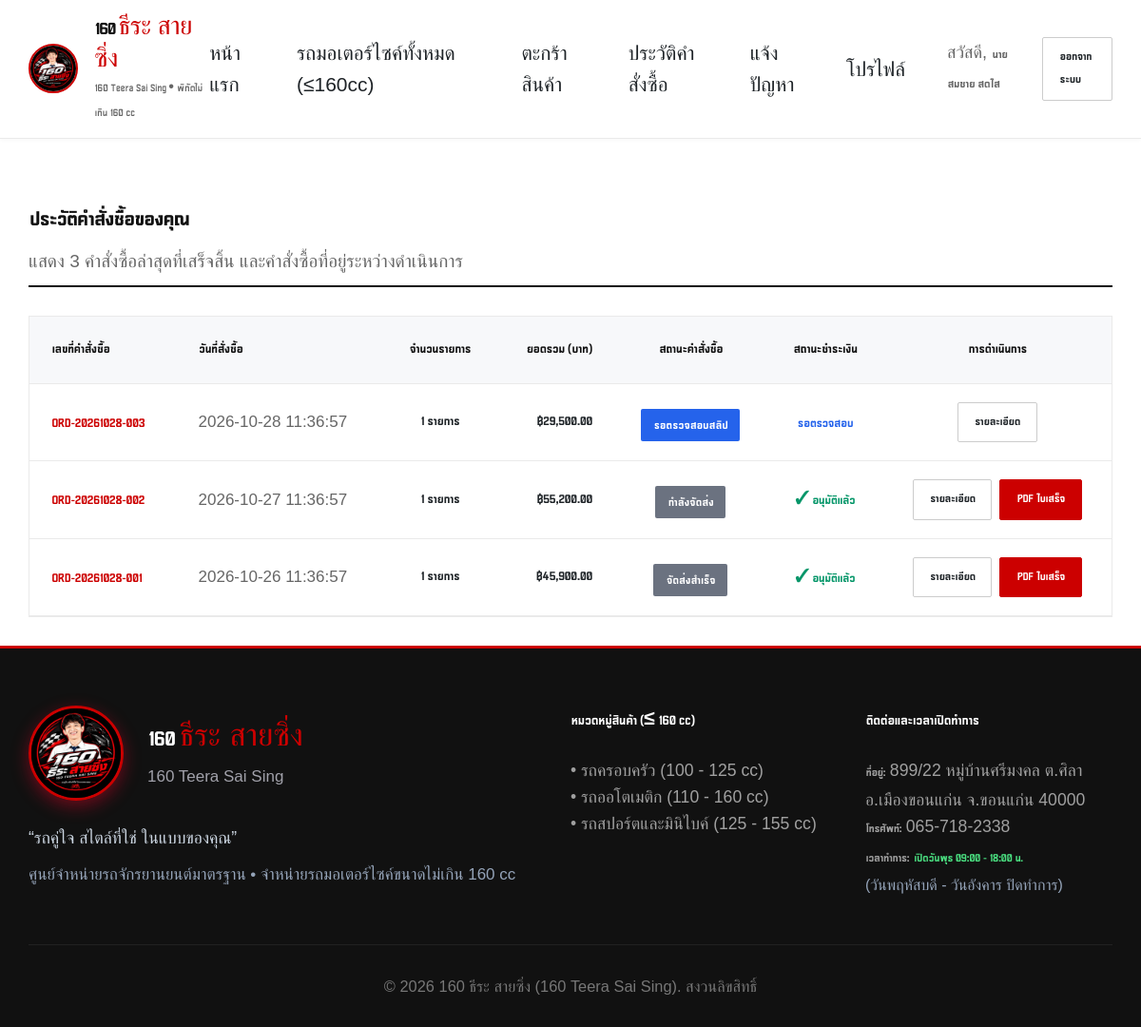
Page /orders (signed in) on the committed database.
### tables this page shows
CREATE TABLE users (
        id INTEGER PRIMARY KEY AUTOINCREMENT,
        name TEXT NOT NULL,
        email TEXT NOT NULL UNIQUE,
        password_hash TEXT NOT NULL,
        role TEXT NOT NULL DEFAULT 'customer', -- 'admin' หรือ 'customer'
        phone TEXT,
        address TEXT,
        created_at TIMESTAMP DEFAULT CURRENT_TIMESTAMP
    , avatar TEXT, is_banned INTEGER DEFAULT 0, banned_at TIMESTAMP, banned_reason TEXT);

CREATE TABLE orders (
        id INTEGER PRIMARY KEY AUTOINCREMENT,
        order_number TEXT NOT NULL UNIQUE,
        user_id INTEGER NOT NULL,
        customer_name TEXT NOT NULL,
        customer_phone TEXT NOT NULL,
        customer_address TEXT NOT NULL,
        total_amount REAL NOT NULL,
        status TEXT NOT NULL DEFAULT 'รอชำระเงิน',
        created_at TIMESTAMP DEFAULT CURRENT_TIMESTAMP,
        updated_at TIMESTAMP DEFAULT CURRENT_TIMESTAMP, is_archived INTEGER DEFAULT 0, subtotal REAL DEFAULT 0.0, discount REAL DEFAULT 0.0, vat_rate REAL DEFAULT 0.07, vat_amount REAL DEFAULT 0.0, shipping_method TEXT DEFAULT 'pickup', shipping_fee REAL DEFAULT 0.0, is_shipping_estimated INTEGER DEFAULT 0, delivery_notes TEXT, is_restocked INTEGER DEFAULT 0,
        FOREIGN KEY (user_id) REFERENCES users(id)
    );

### routes/customer.py (the view)
@customer_bp.route('/orders')
@login_required
def orders():
    conn = get_db_connection()
    show_archived = request.args.get('show_archived', '0') == '1'
    if show_archived:
        user_orders = conn.execute("""
            SELECT o.*,
                   (SELECT COUNT(*) FROM order_items WHERE order_id = o.id) as item_count,
                   (SELECT status FROM payments WHERE order_id = o.id) as payment_status
            FROM orders o
            WHERE o.user_id = ? AND o.is_archived = 1
            ORDER BY o.id DESC
        """, (session['user_id'],)).fetchall()
    else:
        user_orders = conn.execute("""
            SELECT o.*,
                   (SELECT COUNT(*) FROM order_items WHERE order_id = o.id) as item_count,
                   (SELECT status FROM payments WHERE order_id = o.id) as payment_status
            FROM orders o
            WHERE o.user_id = ? AND o.is_archived = 0
            ORDER BY o.id DESC
        """, (session['user_id'],)).fetchall()
    archived_count = conn.execute(
        "SELECT COUNT(*) FROM orders WHERE user_id = ? AND is_archived = 1",
        (session['user_id'],)
    ).fetchone()[0]
    conn.close()
    return render_template('orders.html', orders=user_orders, show_archived=show_archived, archived_count=archived_count)

### app.py (called while the page is built)
@app.template_filter('currency')
def currency_filter(value):
    try:
        return f"{float(value):,.2f}"
    except (ValueError, TypeError):
        return value

@app.template_filter('thai_date')
def thai_date_filter(date_str):
    if not date_str:
        return '-'
    try:
        return str(date_str)[:19]
    except Exception:
        return str(date_str)

### database.py (called while the page is built)
def get_db_connection():
    os.makedirs(INSTANCE_DIR, exist_ok=True)
    conn = sqlite3.connect(DB_PATH)
    conn.row_factory = sqlite3.Row
    conn.execute("PRAGMA foreign_keys = ON;")
    return conn

### routes/auth.py (called while the page is built)
def login_required(f):
    @wraps(f)
    def decorated_function(*args, **kwargs):
        if 'user_id' not in session:
            flash('กรุณาเข้าสู่ระบบก่อนทำรายการ', 'warning')
            return redirect(url_for('auth.login', next=request.url))
        conn = get_db_connection()
        user = conn.execute("SELECT is_banned, banned_reason FROM users WHERE id = ?", (session['user_id'],)).fetchone()
        conn.close()
        if user and user['is_banned']:
            session.clear()
            reason = user['banned_reason'] or 'บัญชีของท่านถูกระงับการใช้งาน กรุณาติดต่อผู้ดูแลระบบ'
            flash(f'บัญชีของคุณถูกระงับการใช้งาน: {reason}', 'danger')
            return redirect(url_for('auth.login'))
        return f(*args, **kwargs)
    return decorated_function

### templates/orders.html (shortened to what this page needs)
{% extends 'base.html' %}
{% from 'macros.html' import status_badge, payment_badge %}
{% block content %}
  <div class="section-header" style="display: flex; justify-content: space-between; align-items: center; flex-wrap: wrap; gap: 1rem;">
    <div>
      <h2>ประวัติคำสั่งซื้อของคุณ</h2>
      <p style="color: var(--text-muted); font-size: 0.95rem;">
        {% if show_archived %}
          คลังประวัติคำสั่งซื้อที่จัดเก็บย้อนหลัง (Archived Orders)
        {% else %}
          แสดง 3 คำสั่งซื้อล่าสุดที่เสร็จสิ้น และคำสั่งซื้อที่อยู่ระหว่างดำเนินการ
        {% endif %}
      </p>
    </div>
  </div>
  {% if orders %}
    <div class="data-table-wrap">
      <table class="data-table">
        <thead>
          <tr>
            <th>เลขที่คำสั่งซื้อ</th>
            <th>วันที่สั่งซื้อ</th>
            <th style="text-align: center;">จำนวนรายการ</th>
            <th style="text-align: right;">ยอดรวม (บาท)</th>
            <th style="text-align: center;">สถานะคำสั่งซื้อ</th>
            <th style="text-align: center;">สถานะชำระเงิน</th>
            <th style="text-align: center;">การดำเนินการ</th>
          </tr>
        </thead>
        <tbody>
          {% for o in orders %}
            <tr>
              <td>
                <a href="{{ url_for('customer.order_detail', order_id=o.id) }}" style="font-weight: 700; color: var(--primary-red); text-decoration: none;">
                  {{ o.order_number }}
                </a>
              </td>
              <td style="color: var(--text-muted); font-size: 0.85rem;">
                {{ o.created_at|thai_date }}
              </td>
              <td style="text-align: center; font-weight: 600;">
                {{ o.item_count }} รายการ
              </td>
              <td style="text-align: right; font-weight: 700; color: var(--dark-bg);">
                ฿{{ o.total_amount|currency }}
              </td>
              <td style="text-align: center;">
                {{ status_badge(o.status) }}
              </td>
              <td style="text-align: center;">
                {{ payment_badge(o.payment_status) }}
              </td>
              <td style="text-align: center;">
                <div style="display: flex; gap: 0.4rem; justify-content: center;">
                  <a href="{{ url_for('customer.order_detail', order_id=o.id) }}" class="btn btn-outline btn-sm">
                    รายละเอียด
                  </a>
                  {% if o.payment_status == 'approved' %}
                    <a href="{{ url_for('customer.download_receipt', order_id=o.id) }}" class="btn btn-primary btn-sm" title="ดาวน์โหลดใบเสร็จ PDF">
                      PDF ใบเสร็จ
                    </a>
                  {% endif %}
                </div>
              </td>
            </tr>
          {% endfor %}
        </tbody>
      </table>
    </div>
  {% endif %}
{% endblock %}

### templates/base.html (shortened to what this page needs)
<!DOCTYPE html>
<html lang="th">
<head>
  <link rel="stylesheet" href="{{ url_for('static', filename='css/style.css') }}">
</head>
<body>
  {% block navbar %}
  <header class="navbar">
    <div class="nav-container">
      <a href="{{ url_for('shop.home') }}" class="brand-logo">
        <img src="{{ shop_config.logo_url }}" alt="{{ shop_config.name }}">
        <div class="brand-text-wrap">
          <span class="brand-title">160 <span class="red">ธีระ สายซิ่ง</span></span>
          <span class="brand-subtitle">{{ shop_config.name_en }} &bull; พิกัดไม่เกิน 160 cc</span>
        </div>
      </a>
      <nav class="nav-links" id="navLinks">
        <a href="{{ url_for('shop.home') }}" class="nav-link">หน้าแรก</a>
        <a href="{{ url_for('shop.products') }}" class="nav-link">รถมอเตอร์ไซค์ทั้งหมด (≤160cc)</a>
        <a href="{{ url_for('shop.cart') }}" class="nav-link" id="navCartLink">
          ตะกร้าสินค้า
        </a>
        {% if is_logged_in %}
          {% if is_admin %}
            <a href="{{ url_for('admin.dashboard') }}" class="nav-link" style="color: var(--primary-red); font-weight: 700;">
              [แผงควบคุมแอดมิน]
            </a>
          {% else %}
            <a href="{{ url_for('customer.orders') }}" class="nav-link">ประวัติคำสั่งซื้อ</a>
            <a href="{{ url_for('customer.tickets') }}" class="nav-link">แจ้งปัญหา</a>
            <a href="{{ url_for('auth.profile') }}" class="nav-link" style="display: inline-flex; align-items: center; gap: 0.35rem;">
              โปรไฟล์
            </a>
          {% endif %}
        {% endif %}
        <div class="nav-auth">
          {% if is_logged_in %}
            <span style="font-size: 0.9rem; color: var(--text-muted); padding: 0 0.25rem;">
              สวัสดี, <strong>{{ current_user.name if current_user else 'คุณ' }}</strong>
            </span>
            <a href="{{ url_for('auth.logout') }}" class="btn btn-outline btn-sm">ออกจากระบบ</a>
          {% else %}
            <a href="{{ url_for('auth.login') }}" class="btn btn-outline btn-sm">เข้าสู่ระบบ</a>
            <a href="{{ url_for('auth.register') }}" class="btn btn-primary btn-sm">สมัครสมาชิก</a>
          {% endif %}
        </div>
      </nav>
    </div>
  </header>
  {% endblock %}
  {% block body_content %}
  <div class="main-wrapper" style="padding-bottom: 0;">
  </div>
  <main class="main-wrapper {% block wrapper_class %}{% endblock %}">
    {% block content %}{% endblock %}
  </main>
  {% endblock %}
  {% block footer %}
  <footer>
    <div class="footer-container">
      <div class="footer-grid">
        <div class="footer-col">
          <div style="margin-bottom: 1.25rem; display: flex; align-items: center; gap: 1.25rem;">
            <img src="{{ shop_config.logo_url }}" alt="{{ shop_config.name }}" style="height: 100px; width: 100px; min-width: 100px; border-radius: 50%; object-fit: cover; border: 3px solid var(--primary-red); box-shadow: 0 6px 18px rgba(217, 4, 41, 0.45);">
            <div>
              <span style="font-size: 1.65rem; font-weight: 900; color: white; display: block; line-height: 1.2;">160 <span style="color: var(--primary-red);">ธีระ สายซิ่ง</span></span>
              <span style="font-size: 0.85rem; color: #a1a1aa; font-weight: 500;">{{ shop_config.name_en }}</span>
            </div>
          </div>
          <p style="color: #cbd5e1; font-weight: 500;">
            &ldquo;{{ shop_config.slogan }}&rdquo;
          </p>
          <p style="margin-top: 0.5rem; font-size: 0.85rem; color: #94a3b8;">
            {{ shop_config.business_type }} • {{ shop_config.type }}
          </p>
        </div>
        <div class="footer-col">
          <h3>หมวดหมู่สินค้า (≤ 160 cc)</h3>
          <p><a href="{{ url_for('shop.products', category='ครอบครัว') }}" style="color: inherit; text-decoration: none;">• รถครอบครัว (100 - 125 cc)</a></p>
          <p><a href="{{ url_for('shop.products', category='ออโตเมติก') }}" style="color: inherit; text-decoration: none;">• รถออโตเมติก (110 - 160 cc)</a></p>
          <p><a href="{{ url_for('shop.products', category='สปอร์ต/มินิ') }}" style="color: inherit; text-decoration: none;">• รถสปอร์ตและมินิไบค์ (125 - 155 cc)</a></p>
        </div>
        <div class="footer-col">
          <h3>ติดต่อและเวลาเปิดทำการ</h3>
          <p><strong>ที่อยู่:</strong> {{ shop_config.address }}</p>
          <p><strong>โทรศัพท์:</strong> {{ shop_config.phone }}</p>
          <p><strong>เวลาทำการ:</strong> <span style="color: #4ade80; font-weight: 700;">เปิดวันพุธ 09:00 - 18:00 น.</span></p>
          <p style="font-size: 0.8rem; color: #94a3b8;">(วันพฤหัสบดี - วันอังคาร ปิดทำการ)</p>
        </div>
      </div>
      <div class="footer-bottom">
        <p>&copy; 2026 {{ shop_config.name }} ({{ shop_config.name_en }}). สงวนลิขสิทธิ์</p>
      </div>
    </div>
  </footer>
  {% endblock %}
</body>
</html>

### templates/macros.html (shortened to what this page needs)
{% macro status_badge(status, size='normal') %}
{% set font_size = 'font-size: 0.82rem;' if size == 'small' else 'font-size: 0.9rem;' %}
{% if status == 'รอชำระเงิน' %}
  <span class="badge-status badge-low-stock" style="position: static; {{ font_size }}">รอชำระเงิน</span>
{% elif status == 'รอตรวจสอบการชำระเงิน' %}
  <span class="badge-status" style="position: static; background-color: #2563eb; {{ font_size }}">รอตรวจสอบสลิป</span>
{% elif status == 'ชำระเงินแล้ว' %}
  <span class="badge-status badge-available" style="position: static; {{ font_size }}">ชำระเงินแล้ว</span>
{% elif status == 'กำลังจัดเตรียมสินค้า' %}
  <span class="badge-status" style="position: static; background-color: #8b5cf6; {{ font_size }}">เตรียมสินค้า</span>
{% elif status == 'จัดส่งแล้ว' %}
  <span class="badge-status" style="position: static; background-color: #059669; {{ font_size }}">จัดส่งเรียบร้อย</span>
{% elif status == 'ยกเลิก' %}
  <span class="badge-status badge-discontinued" style="position: static; {{ font_size }}">ยกเลิก</span>
{% else %}
  <span class="badge-status badge-discontinued" style="position: static; {{ font_size }}">{{ status }}</span>
{% endif %}
{% endmacro %}
{% macro payment_badge(status, reject_reason=None) %}
{% if status == 'approved' %}
  <span style="color: #059669; font-weight: 700; font-size: 0.95rem;">✓ อนุมัติแล้ว</span>
{% elif status == 'pending' %}
  <span style="color: #2563eb; font-weight: 600; font-size: 0.95rem;">รอตรวจสอบ</span>
{% elif status == 'rejected' %}
  <span style="color: #dc2626; font-weight: 700; font-size: 0.95rem;">ปฏิเสธสลิป</span>
  {% if reject_reason %}
    <div style="font-size: 0.82rem; color: #dc2626; margin-top: 0.2rem;">{{ reject_reason }}</div>
  {% endif %}
{% else %}
  <span style="color: var(--text-muted); font-size: 0.95rem;">ยังไม่แนบสลิป</span>
{% endif %}
{% endmacro %}

### rows in the picture
users: name "นายสมชาย สดใส"
orders: order_number "ORD-20261028-003", created_at|thai_date "2026-10-28 11:36:57", item_count "1", total_amount "29,500.00", shows "รอตรวจสอบ"
orders: order_number "ORD-20261028-002", created_at|thai_date "2026-10-27 11:36:57", item_count "1", total_amount "55,200.00", status "กำลังจัดส่ง", shows "✓ อนุมัติแล้ว"
orders: order_number "ORD-20261028-001", created_at|thai_date "2026-10-26 11:36:57", item_count "1", total_amount "45,900.00", status "จัดส่งสำเร็จ", shows "✓ อนุมัติแล้ว"

### other values in the picture
{{ shop_config.name_en }} "160 Teera Sai Sing"
{{ shop_config.slogan }} "รถคู่ใจ สไตล์ที่ใช่ ในแบบของคุณ"
{{ shop_config.business_type }} "ศูนย์จำหน่ายรถจักรยานยนต์มาตรฐาน"
{{ shop_config.type }} "จำหน่ายรถมอเตอร์ไซค์ขนาดไม่เกิน 160 cc"
{{ shop_config.address }} "899/22 หมู่บ้านศรีมงคล ต.ศิลา อ.เมืองขอนแก่น จ.ขอนแก่น 40000"
{{ shop_config.phone }} "065-718-2338"
{{ shop_config.name }} "160 ธีระ สายซิ่ง"
